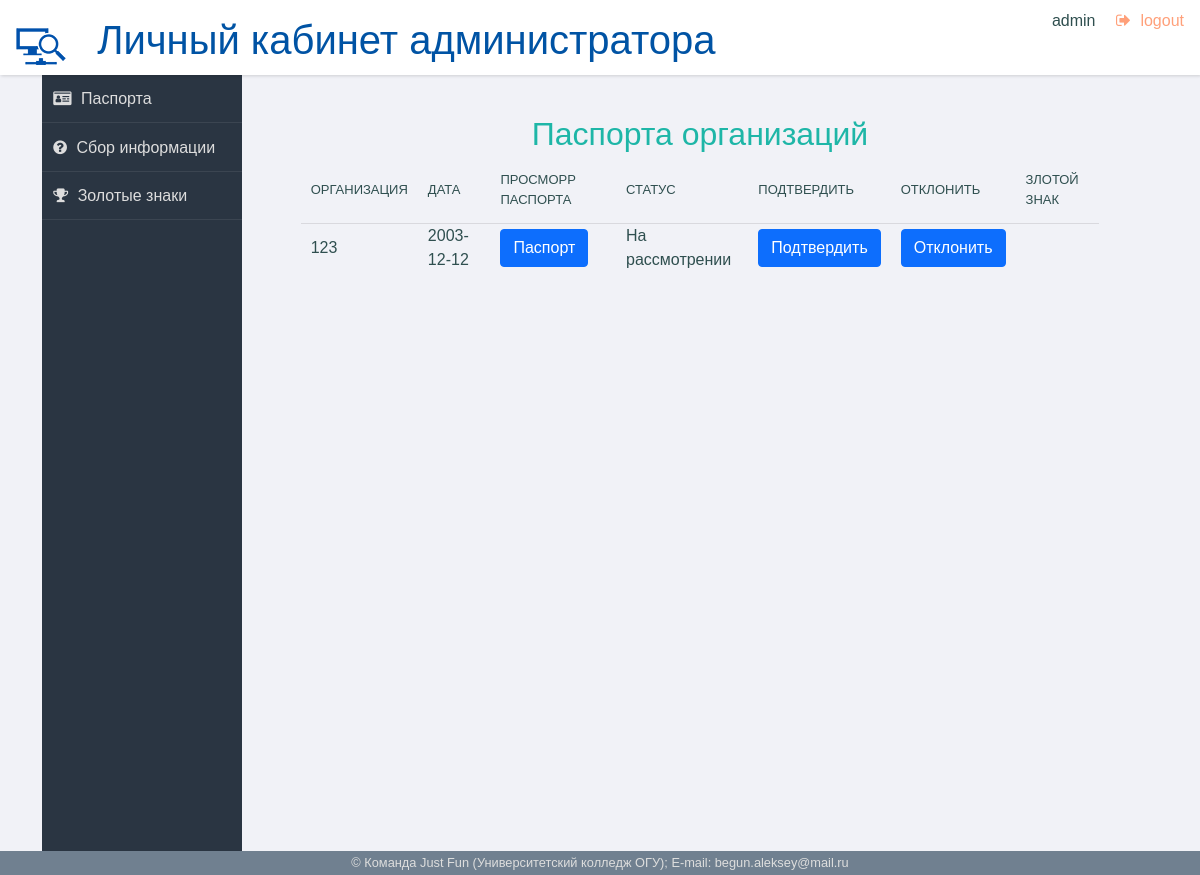
The page /admin (signed in) on the database its author committed.
### data/db/models/user_table.py (models this page shows, shortened)
class User(SqlAlchemyBase, UserMixin, SerializerMixin):
    __tablename__ = 'users'
    serialize_only = (
        'id', 'login', 'email', 'role_id')
    id = Column(Integer, primary_key=True, nullable=False, autoincrement=True, unique=True)
    email = Column(Text, unique=True, nullable=False)
    login = Column(Text, unique=True, nullable=False)
    passwd_hash = Column(Text, nullable=False)
    role_id = Column(Integer, ForeignKey('roles.id'))
    role = orm.relation('Role')
    passport = orm.relation('Passport', back_populates='user')

### data/db/models/passport_table.py (models this page shows)
class Passport(SqlAlchemyBase):
    __tablename__ = 'passports'
    id = Column(Integer, primary_key=True, nullable=False, autoincrement=True, unique=True)  # id организации
    user_id = Column(Integer, ForeignKey('users.id'), nullable=False)  # кто зарегистрировал эту организацию
    date_of_application_submission = Column(Text, nullable=False,
                                            default=datetime.datetime.now().strftime(
                                                '%d.%m.%Y'))  # дата создания паспорта
    date_of_data_collection = Column(Text) # дата сбора информации
    name_of_the_legal_entity = Column(Text, nullable=False)  # Наименование ОПФ юрлица
    organization_full_name = Column(Text, nullable=False, unique=True)  # Полное наименование организации, для ИП - ФИО
    organization_short_name = Column(Text, nullable=False, unique=True)  # Краткое наименование организации
    address_for_contact = Column(Text)  # контектный адрес
    legal_address = Column(Text, nullable=False, unique=True)  # Адрес юридический
    fact_address = Column(Text, nullable=True, unique=True)  # Адрес фактический
    boss_full_name_n_position = Column(Text, nullable=False, unique=True)  # ФИО и должность руководителя
    INN = Column(Text, nullable=False, unique=True)  # ИНН
    OKTMO = Column(Text, nullable=False, unique=True)  # ОКТМО
    main_activity_OKVED = Column(Text, nullable=False, unique=True)  # Основной вид деятельности по ОКВЭД
    male_workers_count = Column(Integer, nullable=False)  # Кол-во мужчин-работников
    female_workers_count = Column(Integer, nullable=False)  # Кол-во женщин-работников
    phone_number = Column(Text, nullable=False, unique=True)  # телефон организации
    email_oficcial = Column(Text, nullable=False, unique=True)  # email организации
    workers_protector_FIO_n_position = Column(Text, nullable=False,
                                              unique=True)  # ФИО и должность специалиста
    workers_protector_phone_number = Column(Text, nullable=False, unique=True)  # телефон специалиста по охране труда
    workers_protector_email = Column(Text, nullable=False, unique=True)  # email специалиста по охране труда
    golden_mark = Column(Boolean, nullable=False, default=False)  # Золотой знак организации(есть/нет)
    golden_mark_date = Column(Text, nullable=True)  # когда выдан
    passport_status = Column(Integer, ForeignKey('password_statuses.id'), default='3')
    status = orm.relation('PassportStatus')
    user = orm.relation('User')
    photo = orm.relation('Photo', back_populates='passport')
    video = orm.relation('Video', back_populates='passport')
    sout = orm.relation('Sout', back_populates='passport')
    profrisk = orm.relation('Profrisk', back_populates='passport')
    work_conditions = orm.relation('WorkCondition', back_populates='passport')
    injuries = orm.relation('Injuries', back_populates='passport')
    general_data = orm.relation('GeneralData', back_populates='passport')
    safety_training = orm.relation('SafetyTraining', back_populates='passport')
    collective_agreement = orm.relation('CollectiveAgreement', back_populates='passport')
    golden_mark_application = orm.relation('GoldenMarkApplication', back_populates='passport')
    process = orm.relation('Process', back_populates='passport')

### data/db/models/passport_status.py (models this page shows)
class PassportStatus(SqlAlchemyBase):
    __tablename__ = 'password_statuses'
    id = Column(Integer, primary_key=True, nullable=False, autoincrement=True, unique=True)
    name = Column(Text, unique=True, nullable=False)
    passport = orm.relation('Passport', back_populates='status')

### data/interface/all_interface/web.py (the view)
@blueprint.route('/admin', methods=['GET', 'POST']
                 )  # главная страница администратора. Управление паспортами
@login_required
@is_admin
def Passports():
    user = current_user
    db_sess = db_sessionmaker.create_session()
    m = db_sess.query(Passport).all()
    passports_list = []
    for pas in m:
        passports_list.append({
            'id':
            pas.id,
            'organization_short_name':
            pas.organization_short_name,
            'date':
            pas.date_of_data_collection,
            'golden_mark':
            pas.golden_mark,
            'status':
            db_sess.query(PassportStatus).filter_by(
                id=pas.passport_status).first().name
        })
    return render_template('back/admin.html',
                           user=user,
                           title='Паспорта',
                           passports=passports_list)

### data/db/db_sessionmaker.py (called while the page is built)
def create_session() -> orm.Session:
    global __factory
    return __factory()

### data/interface/all_interface/auth.py (called while the page is built)
def register_login_manager(app):
    login_manager = LoginManager(app)
    @login_manager.user_loader
    def load_user(user_id: int):
        db_sess = db_sessionmaker.create_session()
        if db_sess.query(User).filter_by(id=user_id).all():
            return db_sess.query(User).get(user_id)
        else:
            return None

### templates/back/admin.html (shortened to what this page needs)
{% extends "back/base.html" %}
{% block content %}
<div class="row">
    <div class="col">
        <h2>Паспорта организаций</h2>
        <table id="passpotrtsTable" class="display">
            <thead>
                <tr>
                    <th>Организация</th>
                    <th>Дата</th>
                    <th>Просморр паспорта</th>
                    <th>Статус</th>
                    <th>Подтвердить</th>
                    <th>Отклонить</th>
                    <th>Злотой знак</th>
                </tr>
            </thead>
            <tbody>
                {% for i in passports %}
                <tr>
                    <td>{{i.organization_short_name}}</td>
                    <td>{{ i.date }}</td>
                    <td><a class="btn btn-primary" href="/passport_view/{{ i.id }}">Паспорт</a></td>
                    <td>{{ i.status }}</td>
                    <td><a class="btn btn-primary" href="/admin_passport_confirm/{{ i.id }}">Подтвердить</a></td>
                    <td><a class="btn btn-primary" href="/admin_passport_decline/{{ i.id }}">Отклонить</a></td>
                    {% if i.golden_mark %}
                    <td><img src="/static/back/img/gold_brand_xs.png" alt="золотой знак"></td>
                    {% else %}
                    <td></td>
                    {% endif %}
                </tr>
                {% endfor %}
            </tbody>
        </table>
    </div>
</div>
{% endblock %}

### templates/back/base.html (shortened to what this page needs)
<!DOCTYPE html>
<html lang="ru">
<head>
    <link rel="stylesheet"  href="/static/back/css/normalize.min.css">
    <link rel='stylesheet' href='/static/css/font-awesome.min.css'>
    <link rel="stylesheet"  href="/static/back/css/chartist.min.css">
    <link rel="stylesheet"  href="/static/back/css/nouislider.min.css">
    <link rel="stylesheet"  href="/static/back/css/bootstrap.min.css">
    <link rel="stylesheet"  href="/static/back/css/datatables.min.css">
    <link rel="stylesheet" href="/static/back/css/select2.min.css">
    <link rel="stylesheet"  href="/static/back/css/main.css">
</head>
<body>
    <header role="banner">
        <h1><img src="/static/back/img/monitor_back.png" alt="">
            Личный кабинет
            {% if user.role_id == 1 %}
            пользователя
            {% else %}
            администратора
            {% endif %}
        </h1>
        <ul class="utilities">
            <li class="users">{{ user.login }}</li>
            <li class="logout warn"><a  href="/logout">logout</a></li>
        </ul>
    </header>
    <div class="container">
        <div class="col">
            <nav role="navigation">
                <ul class="main">
                    {% if user.role_id == 1 %}
                    <li class="dashboard"><a href="/account">Организации</a></li>
                    <li class="question"><a href="/profrisk_information_collection">Сбор информации</a></li>
                    <li class="achievement"><a href="/golden_badge">Золотой знак</a></li>
                    {% else %}
                    <li class="dashboard"><a href="/admin">Паспорта</a></li>
                    <li class="question"><a href="/admin_forms">Сбор информации</a></li>
                    <li class="achievement"><a href="/admin_bids">Золотые знаки</a></li>
                    {% endif %}
                </ul>
            </nav>
        </div>
        <div class="col">
            <main role="main">
                {% block content %}{% endblock %}
            </main>
        </div>
    </div>
    <footer role="contentinfo">© Команда Just Fun (Университетский колледж ОГУ); E-mail: begun.aleksey@mail.ru
    </footer>
</body>
</html>

### static/back/css/main.css (style rules this page uses)
html { box-sizing: border-box; }
*, *:before, *:after { box-sizing: inherit; }
body { background: #f1f2f7; font-family: "Open Sans", arial, sans-serif; color: darkslategray; }
.warn { color: lightsalmon; }
header[role=banner] { background: white; box-shadow: 1px 1px 3px rgba(0, 0, 0, 0.15); }
header[role=banner] h1 { margin: 0; font-weight: 300; padding: 1rem; color: #0053a4; }
header[role=banner] h1>img { padding-right: 20px; }
header[role=banner] .utilities { width: 100%; background: slategray; color: #ddd; }
header[role=banner] .utilities li { border-bottom: solid 1px rgba(255, 255, 255, 0.2); }
header[role=banner] .utilities li a { padding: 0.7em; display: block; }
.utilities a:before { content: ""; font-family: FontAwesome; padding-right: 0.6em; }
.logout a:before { content: ""; }
nav[role=navigation] { background: #2a3542; color: #ddd; }
nav[role=navigation] li { border-bottom: 1px solid rgba(255, 255, 255, 0.08); }
nav[role=navigation] li a { color: #ddd; text-decoration: none; display: block; padding: 0.7em; }
nav[role=navigation] li a:before { content: ""; font-family: FontAwesome; padding-right: 0.6em; }
nav[role=navigation] .dashboard a:before { content: "\f2c2"; }
nav[role=navigation] .achievement a:before { content: "\f091"; }
nav[role=navigation] .question a:before { content: "\f059"; }
footer[role=contentinfo] { background: slategray; color: #ddd; font-size: 0.8em; text-align: center; padding: 0.2em; }
a { text-decoration: none; color: inherit; }
h2, h3, h4 { font-weight: 300; margin: 0; text-align: center; }
h2 { color: #1eb6a7; }
ul, li { list-style-type: none; margin: 0; padding: 0; }
.row { margin: 10px 0; }
main { padding: 30px; }
table { border-collapse: collapse; width: 96%; margin: 2%; }
th { text-align: left; font-weight: 400; font-size: 13px; text-transform: uppercase; border-bottom: 1px solid rgba(0, 0, 0, 0.1); padding: 0 10px; padding-bottom: 14px; }
td { font-weight: 300; padding: 0 10px; }
@media screen and (min-width: 600px) { html, body { height: 100%; } }
@media screen and (min-width: 600px) { header[role=banner] { position: fixed; top: 0; left: 0; width: 100%; z-index: 99; height: 75px; } }
@media screen and (min-width: 600px) { header[role=banner] .utilities { position: absolute; top: 0; right: 0; background: transparent; color: darkslategray; width: auto; } }
@media screen and (min-width: 600px) { header[role=banner] .utilities li { display: inline-block; } }
@media screen and (min-width: 600px) { header[role=banner] .utilities li a { padding: 0.5em 1em; } }
@media screen and (min-width: 600px) { nav[role=navigation] { position: fixed; width: 200px; top: 75px; bottom: 0px; } }
@media screen and (min-width: 600px) { main[role=main] { margin: 75px 0 40px 200px; } }
@media screen and (min-width: 600px) { main[role=main]:after { content: ""; display: block; clear: both; height: 0; } }
@media screen and (min-width: 600px) { footer[role=contentinfo] { clear: both; margin-left: 200px; } }
@media screen and (min-width: 900px) { footer[role=contentinfo] { position: fixed; width: 100%; bottom: 0; left: 0px; margin: 0; } }

### rows shown on the page
User: login "admin"
Passport: organization_short_name "123", date "2003-12-12"
PassportStatus: status "На рассмотрении"
